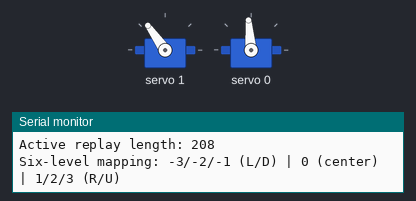
A sketch run on a simulated Arduino Nano, built with avr-gcc and run on an emulated ATmega328P. Parts: 2 × servo, the last lines printed to the serial monitor.

Above: at 0.3 s.
At 2.8 s:
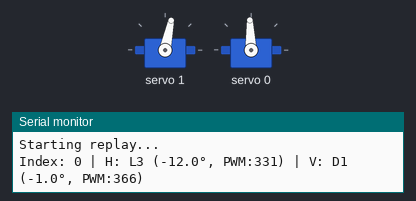
At 20.8 s:
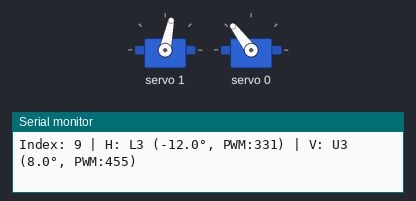
At 34.8 s:
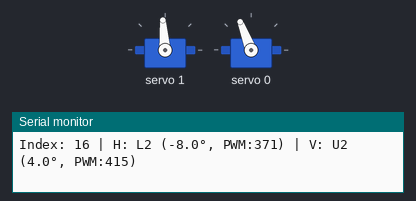
Timing chart, 0 to 40.0 s (numbered marks = the images above):
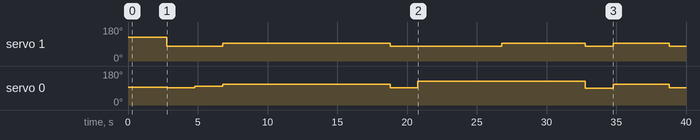

Measured:
- by itself, servo 1: goes 78° 4.0 s, 94° 12.0 s, 78° 8.0 s, 94° 6.0 s, 78° 2.0 s, 94° 4.0 s, then 78°
- by itself, servo 0: 95° → 92° at 2.8 s, → 99° 2.0 s later, → 111° 2.0 s later, → 92° 12.0 s later, … (8 changes in this stretch)

The sketch:

Code_DRYAD_4direction_weak.ino
```cpp
// Eye model control for Arduino Nano + PCA9685
// Six-level classification: -3/-2/-1 (left/down), 1/2/3 (right/up)
// Optimized for memory: data stored in Flash (PROGMEM) not RAM

#include <Wire.h>
#include <Adafruit_PWMServoDriver.h>

Adafruit_PWMServoDriver pwm = Adafruit_PWMServoDriver();

// ==================== CONFIGURABLE PARAMETERS - HORIZONTAL ====================
// LEFT (negative values: -1/-2/-3)
static const float ROTATION_H_LEFT_LEVEL1_DEG   = -2.0f;   // -1 档 左转
static const float ROTATION_H_LEFT_LEVEL2_DEG   = -8.0f;   // -2 档 左转
static const float ROTATION_H_LEFT_LEVEL3_DEG   = -12.0f;  // -3 档 左转

// RIGHT (positive values: 1/2/3)
static const float ROTATION_H_RIGHT_LEVEL1_DEG   = 1.0f;    // 1 档 右转
static const float ROTATION_H_RIGHT_LEVEL2_DEG   = 4.0f;    // 2 档 右转
static const float ROTATION_H_RIGHT_LEVEL3_DEG   = 7.0f;    // 3 档 右转

// Base position and conversion factor
static const int BASE_H_PULSE = 450;
static const float COUNTS_PER_DEG_H = 10.0f;

// ==================== CONFIGURABLE PARAMETERS - VERTICAL ====================
// DOWN (negative values: -1/-2/-3)
static const float ROTATION_V_DOWN_LEVEL1_DEG   = -1.0f;    // -1 档 下转
static const float ROTATION_V_DOWN_LEVEL2_DEG   = -2.0f;    // -2 档 下转
static const float ROTATION_V_DOWN_LEVEL3_DEG   = -6.0f;    // -3 档 下转

// UP (positive values: 1/2/3)
static const float ROTATION_V_UP_LEVEL1_DEG     = 1.0f;     // 1 档 上转
static const float ROTATION_V_UP_LEVEL2_DEG     = 4.0f;     // 2 档 上转
static const float ROTATION_V_UP_LEVEL3_DEG     = 8.0f;     // 3 档 上转

// Base position and conversion factor
static const int BASE_V_PULSE = 375;
static const float COUNTS_PER_DEG_V = 10.0f;

// ==================== PCA9685 CHANNELS ====================
static const uint8_t CH_EYE_LEFTRIGHT = 1;
static const uint8_t CH_EYE_UPDOWN    = 0;

// ==================== TIMING ====================
static const unsigned long INTERVAL_MS = 2000;           // Interval between gaze updates
static const unsigned long REPLAY_PAUSE_MS = 10000;     // Pause between replay cycles

// ==================== GAZE DATA STORED IN FLASH ====================
// Data contains -3/-2/-1/0/1/2/3 levels
// 0 = center, -1/-2/-3 = left/down, 1/2/3 = right/up
// 未加入实际数据（见txt），超过容量
static const int8_t gazeDataHorizontal[] PROGMEM = {
  -3,-3,-2,-2,-2,-2,-2,-2,-3,-3,-3,-3,-2,-2,-2,-3,-2,-2,-3,-3,-1,-1,-1,-1,1,1,1,1,1,-1,-1,-2,-2,-3,-3,-3,-3,-3,-3,-3,-1,1,1,1,-1,1,1,-2,-2,-2,-3,-3,-3,-3,-3,-3,-2,-2,-2,-2,-1,-1,-2,-2,-2,-2,-2,-2,-2,-2,-2,1,1,1,3,3,3,3,3,3,3,3,3,3,3,2,2,2,1,-1,2,2,3,3,3,3,3,2,2,3,3,1,-1,-1,1,1,1,2,2,3,3,3,2,2,2,2,2,2,2,2,3,3,3,2,2,2,2,2,2,-1,1,1,-1,-1,1,1,-1,1,1,-2,1,1,1,1,-1,1,1,-2,1,1,1,-1,-1,-1,2,2,-1,2,2,2,2,2,2,2,2,2,1,3,3,3,3,2,3,3,1,-1,-1,1,1,-2,1,1,-1,-1,-1,-1,1,1,2,3,3,2,2,3,3,3,3,3,3,3,3,3,3,3,3,3,3,2,1
};

static const int8_t gazeDataVertical[] PROGMEM = {
  -1,1,2,2,2,2,2,2,-1,3,3,3,3,3,3,-2,2,2,-1,-1,3,3,3,3,3,3,3,3,2,3,3,2,2,-2,-2,-2,1,1,-2,-2,-2,-1,-1,-3,-1,-1,-3,-1,-1,-2,-3,-3,-3,-3,-3,-1,-1,-1,-1,-3,-3,-3,-3,-3,-3,-3,-3,-3,-3,1,1,1,2,2,1,1,1,-1,-1,-1,-3,-1,-1,-1,2,2,2,-1,1,1,1,1,1,2,3,3,2,1,1,-2,-3,-1,-1,-1,-1,-1,-1,-1,-1,1,1,2,2,2,1,2,2,2,2,1,1,1,-1,1,1,1,1,-2,1,1,1,1,1,1,2,2,1,-2,1,1,1,1,-2,2,2,-2,2,2,1,-2,-2,-2,1,1,-1,2,2,2,2,2,-1,-1,-2,-2,-2,1,2,2,1,-1,3,3,-2,-1,-1,3,3,-1,3,3,3,3,3,3,3,2,3,3,3,3,3,3,3,3,3,3,3,3,3,3,3,2,3,3,2,3,3,3
};

static const size_t GAZE_H_SIZE = sizeof(gazeDataHorizontal) / sizeof(gazeDataHorizontal[0]);
static const size_t GAZE_V_SIZE = sizeof(gazeDataVertical) / sizeof(gazeDataVertical[0]);
static const size_t MIN_GAZE_SIZE = (GAZE_H_SIZE < GAZE_V_SIZE) ? GAZE_H_SIZE : GAZE_V_SIZE;

// ==================== STATE VARIABLES ====================
size_t dataIndex = 0;
unsigned long lastUpdateTime = 0;

// 暂停/结束控制：播放结束后暂停10秒，然后彻底停止不再循环
unsigned long replayCycleStart = 0;
bool inReplayPause = false;
bool done = false;

// ==================== HELPER FUNCTIONS ====================

// Get rotation angle for horizontal movement based on six-level value
// -3/-2/-1 for left, 1/2/3 for right, 0 for center
static float getRotationAngleH(int8_t gazeLevel) {
  if (gazeLevel < 0) {
    // LEFT movement
    switch (gazeLevel) {
      case -1: return ROTATION_H_LEFT_LEVEL1_DEG;
      case -2: return ROTATION_H_LEFT_LEVEL2_DEG;
      case -3: return ROTATION_H_LEFT_LEVEL3_DEG;
      default: return 0.0f;
    }
  } else if (gazeLevel > 0) {
    // RIGHT movement
    switch (gazeLevel) {
      case 1: return ROTATION_H_RIGHT_LEVEL1_DEG;
      case 2: return ROTATION_H_RIGHT_LEVEL2_DEG;
      case 3: return ROTATION_H_RIGHT_LEVEL3_DEG;
      default: return 0.0f;
    }
  } else {
    // CENTER
    return 0.0f;
  }
}

// Get rotation angle for vertical movement based on six-level value
// -3/-2/-1 for down, 1/2/3 for up, 0 for center
static float getRotationAngleV(int8_t gazeLevel) {
  if (gazeLevel < 0) {
    // DOWN movement
    switch (gazeLevel) {
      case -1: return ROTATION_V_DOWN_LEVEL1_DEG;
      case -2: return ROTATION_V_DOWN_LEVEL2_DEG;
      case -3: return ROTATION_V_DOWN_LEVEL3_DEG;
      default: return 0.0f;
    }
  } else if (gazeLevel > 0) {
    // UP movement
    switch (gazeLevel) {
      case 1: return ROTATION_V_UP_LEVEL1_DEG;
      case 2: return ROTATION_V_UP_LEVEL2_DEG;
      case 3: return ROTATION_V_UP_LEVEL3_DEG;
      default: return 0.0f;
    }
  } else {
    // CENTER
    return 0.0f;
  }
}

// Convert rotation angle to PWM pulse value for horizontal
static int angleToPulseH(float angleDeg) {
  int pulse = BASE_H_PULSE + (int)(angleDeg * COUNTS_PER_DEG_H + 0.5f);
  if (pulse < 0) return 0;
  if (pulse > 4095) return 4095;
  return pulse;
}

// Convert rotation angle to PWM pulse value for vertical
static int angleToPulseV(float angleDeg) {
  int pulse = BASE_V_PULSE + (int)(angleDeg * COUNTS_PER_DEG_V + 0.5f);
  if (pulse < 0) return 0;
  if (pulse > 4095) return 4095;
  return pulse;
}

// Set eye positions (no delay between calls for simultaneous movement)
static void setEyePositionH(int pulse) {
  pwm.setPWM(CH_EYE_LEFTRIGHT, 0, pulse);
}

static void setEyePositionV(int pulse) {
  pwm.setPWM(CH_EYE_UPDOWN, 0, pulse);
}

// Helper to format direction string
static const char* getDirectionH(int8_t level) {
  if (level < 0) return "L";
  if (level > 0) return "R";
  return "-";
}

static const char* getDirectionV(int8_t level) {
  if (level < 0) return "D";
  if (level > 0) return "U";
  return "-";
}

// ==================== ARDUINO LIFECYCLE ====================

void setup() {
  Serial.begin(9600);
  delay(100);

  Serial.println("\n========== EYE MODEL 2D GAZE REPLAY (SIX-LEVEL) ==========");
  Serial.println("Starting eye model control...");
  Serial.print("Horizontal data points: ");
  Serial.println(GAZE_H_SIZE);
  Serial.print("Vertical data points: ");
  Serial.println(GAZE_V_SIZE);
  Serial.print("Active replay length: ");
  Serial.println(MIN_GAZE_SIZE);
  Serial.println("\nSix-level mapping: -3/-2/-1 (L/D) | 0 (center) | 1/2/3 (R/U)");

  pwm.begin();
  pwm.setPWMFreq(60);

  // Initialize to center position (0 degrees)
  setEyePositionH(BASE_H_PULSE);
  setEyePositionV(BASE_V_PULSE);
  delay(500);

  Serial.println("Eye initialized at center position.");
  Serial.println("Starting replay...\n");

  lastUpdateTime = millis();
  replayCycleStart = millis();
}

void loop() {
  if (done) {
    // 已播放完成且暂停结束：不再执行任何重播逻辑
    delay(1000);
    return;
  }

  unsigned long currentTime = millis();

  // 暂停阶段（播放结束后暂停10秒）
  if (inReplayPause) {
    if (currentTime - replayCycleStart >= REPLAY_PAUSE_MS) {
      inReplayPause = false;
      done = true; // 关键：暂停结束后标记完成，不再重播
      Serial.println("\n--- REPLAY STOPPED (NO LOOP) ---");
      // 保持在中心位置（你也可以改成别的姿态）
      setEyePositionH(BASE_H_PULSE);
      setEyePositionV(BASE_V_PULSE);
    }
    delay(10);
    return;
  }

  // 正常播放：每隔 INTERVAL_MS 更新一次
  if (currentTime - lastUpdateTime >= INTERVAL_MS) {
    lastUpdateTime = currentTime;

    if (dataIndex < MIN_GAZE_SIZE) {
      // Read horizontal and vertical levels (-3 to 3)
      int8_t gazeH = pgm_read_byte(&gazeDataHorizontal[dataIndex]);
      int8_t gazeV = pgm_read_byte(&gazeDataVertical[dataIndex]);

      // Get rotation angles
      float rotationAngleH = getRotationAngleH(gazeH);
      float rotationAngleV = getRotationAngleV(gazeV);

      // Convert to PWM pulses
      int pulseH = angleToPulseH(rotationAngleH);
      int pulseV = angleToPulseV(rotationAngleV);

      // Drive servos (horizontal first, then vertical immediately)
      setEyePositionH(pulseH);
      setEyePositionV(pulseV);

      // Debug output
      Serial.print("Index: ");
      Serial.print(dataIndex);
      Serial.print(" | H: ");
      Serial.print(getDirectionH(gazeH));
      Serial.print(abs(gazeH));
      Serial.print(" (");
      Serial.print(rotationAngleH, 1);
      Serial.print("°, PWM:");
      Serial.print(pulseH);
      Serial.print(") | V: ");
      Serial.print(getDirectionV(gazeV));
      Serial.print(abs(gazeV));
      Serial.print(" (");
      Serial.print(rotationAngleV, 1);
      Serial.print("°, PWM:");
      Serial.print(pulseV);
      Serial.println(")");

      dataIndex++;
    } else {
      // End of replay, enter one-time pause
      inReplayPause = true;
      replayCycleStart = currentTime;

      Serial.println("\n--- REPLAY COMPLETE, PAUSING 10 SECONDS ---");
      setEyePositionH(BASE_H_PULSE);
      setEyePositionV(BASE_V_PULSE);
    }
  }
}
```
